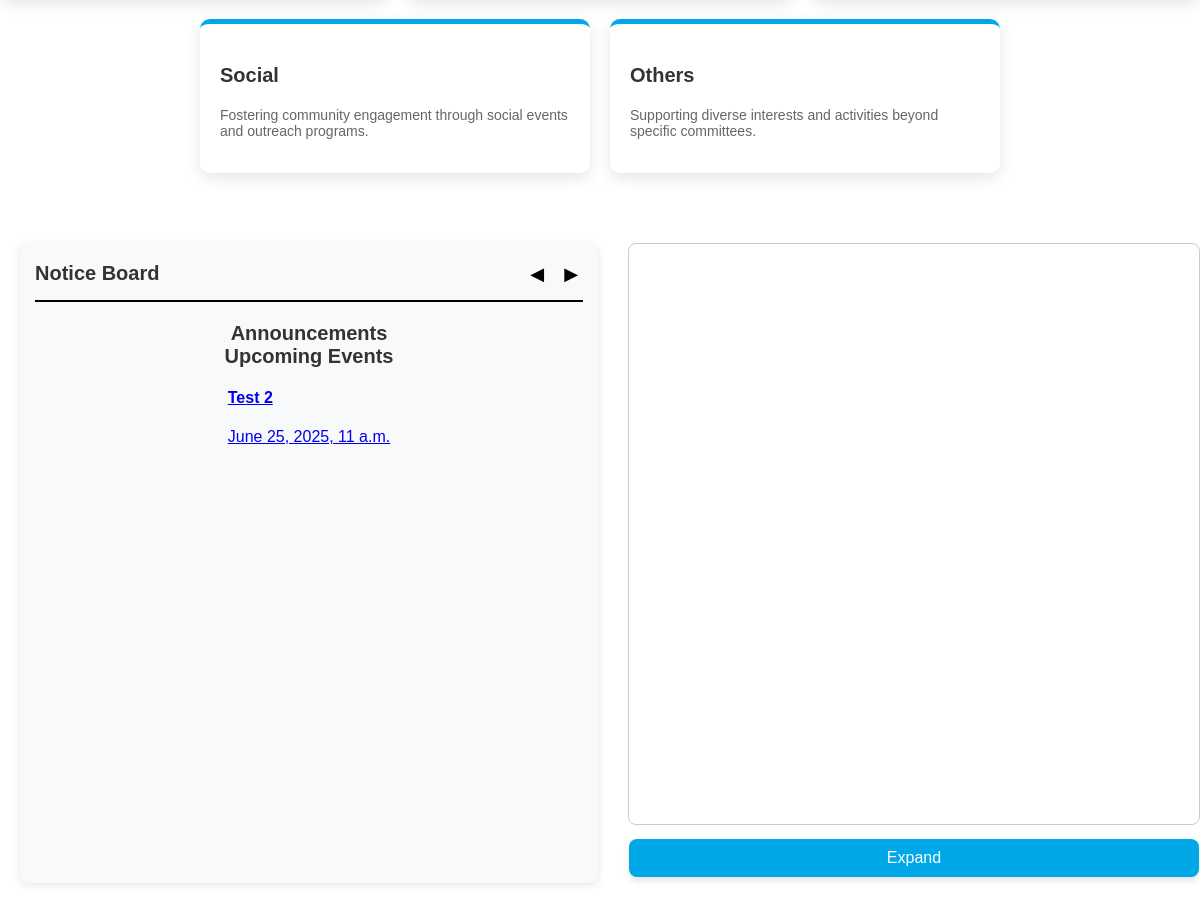
Before: / (signed in, middle part) with the older database file.
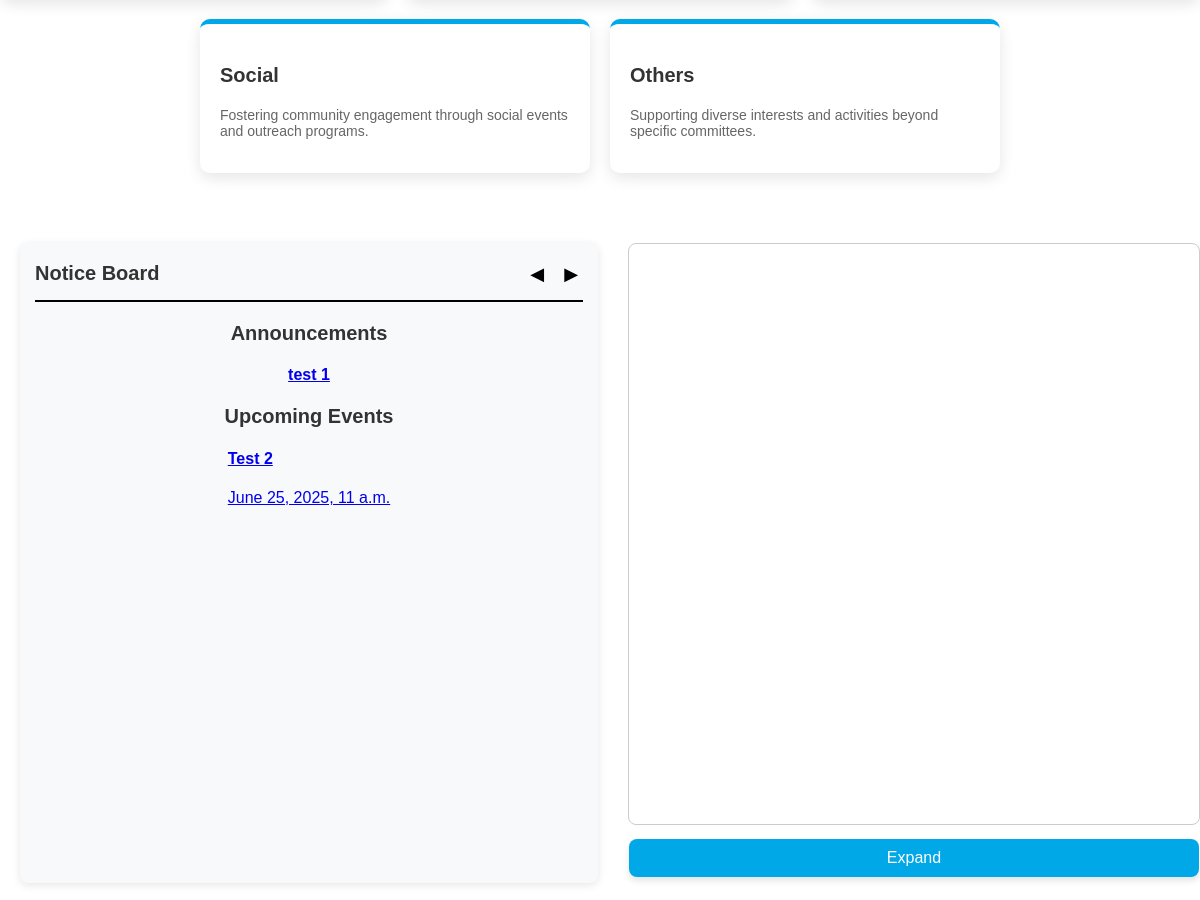
After: the same page with the newer database file.
### events/models.py (models this page shows, shortened)
class Event(models.Model):
    STATUS_CHOICES = (
        ('pending', 'Pending'),
        ('approved', 'Approved'),
        ('rejected', 'Rejected')
    )
    id = models.AutoField(primary_key=True)
    title = models.CharField(max_length=255)
    description = models.TextField()
    date_time = models.DateTimeField()
    duration = models.IntegerField(default=1)
    location = models.ForeignKey(Location, on_delete=models.CASCADE)  # Directly storing location name
    association = models.ForeignKey(Associations, on_delete=models.CASCADE)
    created_by = models.ForeignKey(UserProfile, on_delete=models.CASCADE, related_name='created_events')
    approved_by = models.ForeignKey(Faculty, on_delete=models.SET_NULL, null=True, blank=True)
    status = models.CharField(max_length=10, choices=STATUS_CHOICES, default='pending')
    google_calendar_event_id = models.CharField(max_length=255, blank=True, null=True)
    report_generated = models.BooleanField(default=False)
    report_content = models.TextField(blank=True, null=True)
    report_generated_at = models.DateTimeField(blank=True, null=True)
    report_pdf = models.FileField(upload_to='reports/', blank=True, null=True)
    def __str__(self):
        return f"{self.title} - {self.date_time} - {self.association.name}"

### committees/models.py (models this page shows)
class Announcement(models.Model):
    id = models.AutoField(primary_key=True)
    title = models.CharField(max_length=255)
    message = models.TextField()
    club = models.ForeignKey('committees.Associations', on_delete=models.CASCADE)
    created_by = models.ForeignKey('Login.UserProfile', on_delete=models.CASCADE)
    created_at = models.DateTimeField(auto_now_add=True)
    def __str__(self):
        return f"{self.id},{self.title}"

### Login/views.py (the view)
# urls.py: path('', views.home_view, name='home'),
def home_view(request):
    featured_images = []
    announcements = Announcement.objects.order_by('-created_at')[:5]
    upcoming_events = Event.objects.filter(date_time__gte=timezone.now(), status="approved").order_by('date_time')
    associations = Associations.objects.filter(status='approved')
    print("Announcements:", announcements)
    print("Upcoming Events:", upcoming_events)
    for association in associations:
        latest_images = association.images.order_by('-uploaded_at')[:3]
        featured_images.extend(list(latest_images))
    if request.user.is_authenticated:
        user = request.user
        role = UserProfile.objects.get(id=user).role
        if role == 'faculty':
            return redirect('faculty')
        else:
            if role == 'core_member':
                user = UserProfile.objects.get(id=user)
                core_member = CoreMember.objects.get(id=user)
                print(core_member)
            return render(request, 'account/home.html', {
        'featured_images': featured_images,
        'announcements': announcements,
        'upcoming_events': upcoming_events
    })
    else:
        return render(request, 'account/home.html', {
        'featured_images': featured_images,
        'announcements': announcements,
        'upcoming_events': upcoming_events
    })

### Login/models.py (called while the page is built)
    def __str__(self):
        return f"{self.id.username}, {self.full_name}, {self.role}"

### members/models.py (called while the page is built)
    def __str__(self):
        return f"{self.id}"

### Login/templates/account/home.html (shortened to what this page needs)
{% load static %}
<!DOCTYPE html>
<html lang="en">
<head>
    <link rel="stylesheet" href="https://cdnjs.cloudflare.com/ajax/libs/font-awesome/6.5.1/css/all.min.css">
    <link rel="stylesheet" href="{% static 'css/home.css' %}">
</head>
<body>
<div class="committee-section">
    <div class="committee-container">
        <div class="committee-card social">
            <h3>Social</h3>
            <p>Fostering community engagement through social events and outreach programs.</p>
        </div>
        <div class="committee-card others">
            <h3>Others</h3>
            <p>Supporting diverse interests and activities beyond specific committees.</p>
        </div>
    </div>
</div>
<div class="main-dashboard">
<div class="notice-board" id="notice-board">
    <div class="notice-header">
    <h2>Notice Board</h2>
    <div class="nav-buttons">
        <button id="prevNotice">&#x25C0;</button>
        <button id="nextNotice">&#x25B6;</button>
    </div>
    </div>
    <div class="notices">
        <h2>Announcements</h2>
        {% for ann in announcements %}
            <a href="{% url 'announcement_details' ann.id %}" class="notice">
                <h4>{{ ann.title }}</h4>
            </a>
        {% endfor %}
        <h2>Upcoming Events</h2>
        {% for event in upcoming_events %}
            <a href="{% url 'event_details' event.id %}" class="notice">
                <h4>{{ event.title }}</h4>
                <p>{{ event.date_time }}</p>
            </a>
        {% empty %}
            <p>No upcoming events.</p>
        {% endfor %}
    </div>
</div>
<div class="page-preview-container">
    <iframe src="{% url 'view_calendar' %}" class="page-preview"></iframe>
    <button onclick="window.location.href='{% url 'view_calendar' %}'">Expand</button>
</div>
</div>
</body>
</html>

Changed rows visible on the page:
added Announcement: title "test 1"
